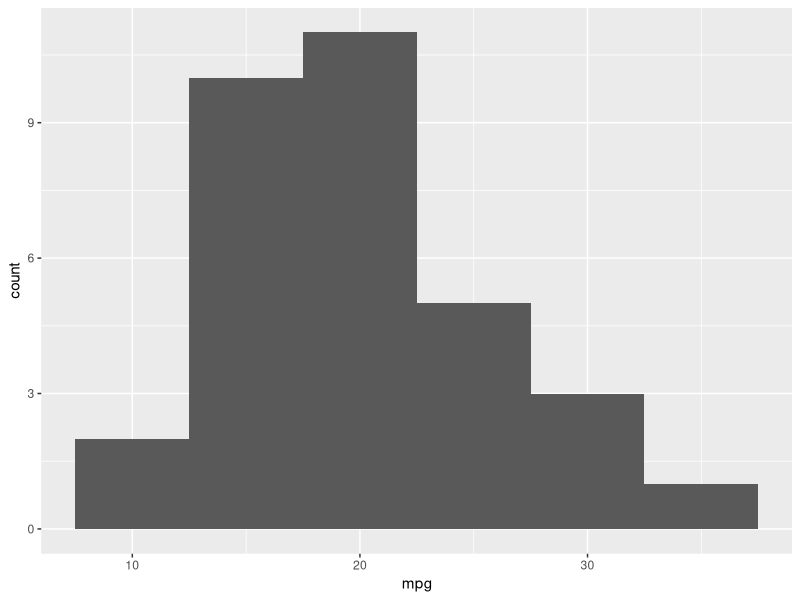

Generate this figure with R:
## ---- chunk 1
library(ggplot2)
knitr::include_graphics(path = "https://i.imgur.com/a2cAR5X.jpg")
## ---- chunk 2
ggplot(mtcars,aes(x=mpg)) + geom_histogram(binwidth=5)
